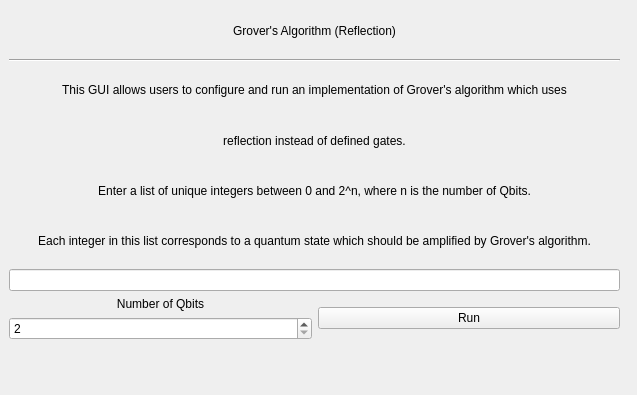
<?xml version="1.0" encoding="UTF-8"?>
<ui version="4.0">
 <class>Form</class>
 <widget class="QWidget" name="Form">
  <property name="geometry">
   <rect>
    <x>0</x>
    <y>0</y>
    <width>637</width>
    <height>395</height>
   </rect>
  </property>
  <property name="windowTitle">
   <string>Grover Configuration</string>
  </property>
  <widget class="QWidget" name="verticalLayoutWidget">
   <property name="geometry">
    <rect>
     <x>9</x>
     <y>9</y>
     <width>611</width>
     <height>331</height>
    </rect>
   </property>
   <layout class="QVBoxLayout" name="verticalLayout">
    <item alignment="Qt::AlignHCenter">
     <widget class="QLabel" name="label">
      <property name="styleSheet">
       <string notr="true">font: 20pt &quot;MS Sans Serif&quot;;</string>
      </property>
      <property name="text">
       <string>Grover's Algorithm (Reflection)</string>
      </property>
      <property name="alignment">
       <set>Qt::AlignCenter</set>
      </property>
     </widget>
    </item>
    <item>
     <widget class="Line" name="line">
      <property name="orientation">
       <enum>Qt::Horizontal</enum>
      </property>
     </widget>
    </item>
    <item>
     <widget class="QLabel" name="label_4">
      <property name="text">
       <string>This GUI allows users to configure and run an implementation of Grover's algorithm which uses</string>
      </property>
      <property name="alignment">
       <set>Qt::AlignCenter</set>
      </property>
     </widget>
    </item>
    <item>
     <widget class="QLabel" name="label_3">
      <property name="text">
       <string>reflection instead of defined gates.</string>
      </property>
      <property name="alignment">
       <set>Qt::AlignCenter</set>
      </property>
     </widget>
    </item>
    <item>
     <widget class="QLabel" name="label_5">
      <property name="text">
       <string>Enter a list of unique integers between 0 and 2^n, where n is the number of Qbits.</string>
      </property>
      <property name="alignment">
       <set>Qt::AlignCenter</set>
      </property>
     </widget>
    </item>
    <item>
     <widget class="QLabel" name="label_6">
      <property name="text">
       <string>Each integer in this list corresponds to a quantum state which should be amplified by Grover's algorithm.</string>
      </property>
      <property name="alignment">
       <set>Qt::AlignCenter</set>
      </property>
     </widget>
    </item>
    <item>
     <widget class="QLineEdit" name="State"/>
    </item>
    <item>
     <layout class="QHBoxLayout" name="horizontalLayout">
      <item>
       <layout class="QVBoxLayout" name="verticalLayout_2">
        <item>
         <widget class="QLabel" name="label_2">
          <property name="text">
           <string>Number of Qbits</string>
          </property>
          <property name="alignment">
           <set>Qt::AlignCenter</set>
          </property>
          <property name="wordWrap">
           <bool>false</bool>
          </property>
         </widget>
        </item>
        <item>
         <widget class="QSpinBox" name="RegisterSize">
          <property name="minimum">
           <number>2</number>
          </property>
          <property name="maximum">
           <number>30</number>
          </property>
         </widget>
        </item>
       </layout>
      </item>
      <item>
       <widget class="QPushButton" name="Run">
        <property name="text">
         <string>Run</string>
        </property>
       </widget>
      </item>
     </layout>
    </item>
   </layout>
  </widget>
 </widget>
 <resources/>
 <connections/>
</ui>
